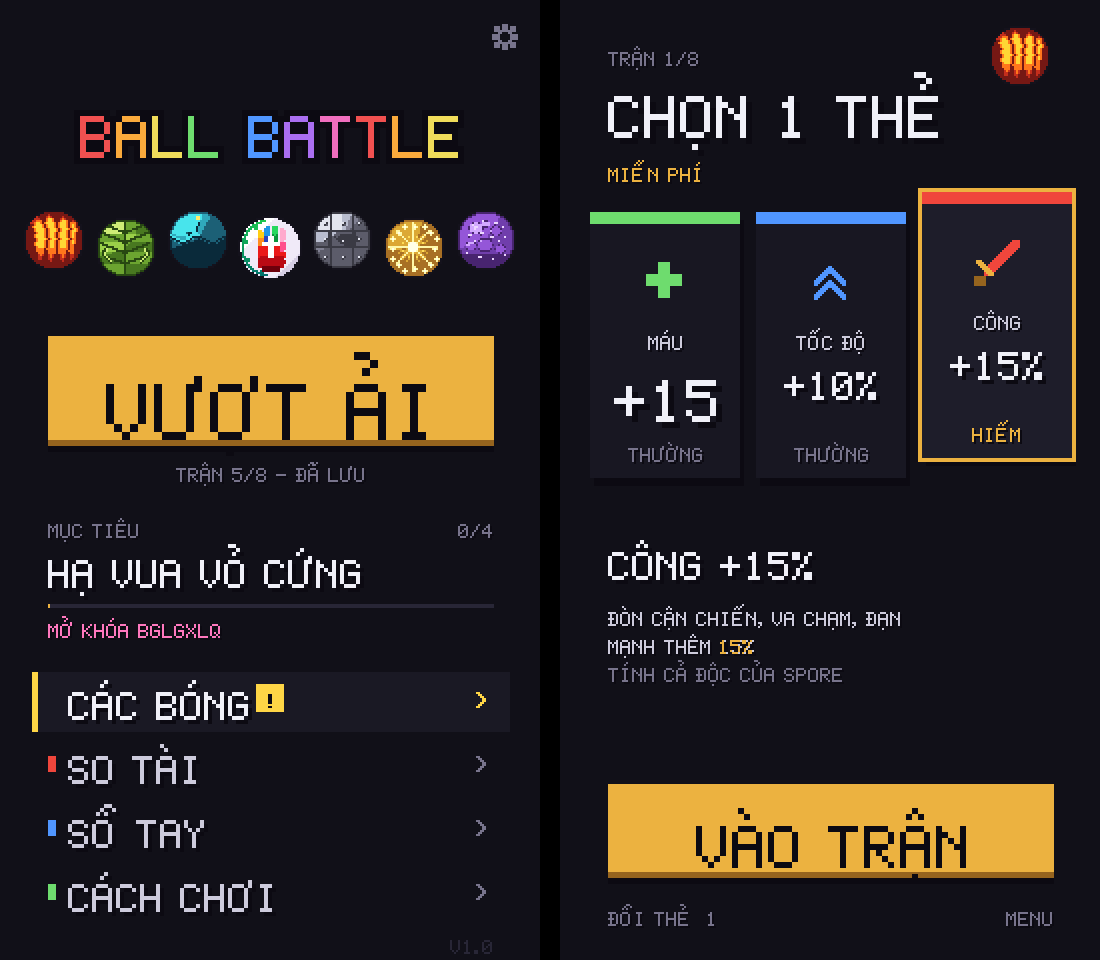

Recreate this plot in Python.
"""UI-2 mock: menu + card pick in the 'minimal roguelite' style, at the game's 270x480, saved x3.
No boxes around everything: big type, whitespace, one strong colour per action, chunky slabs with a drop shadow."""
import sys
sys.path.insert(0, '/tmp/claude-0/web/trailer')
from PIL import Image, ImageDraw
import pixeltext as pt

W, H, S = 270, 480, 3
BG = (17, 16, 24, 255)
INK = (12, 10, 18, 255)
WHITE = (240, 240, 248, 255)
DIM = (120, 116, 140, 255)
FAINT = (40, 38, 54, 255)
GOLD = (236, 178, 64, 255)
GOLD_DK = (150, 100, 30, 255)
PINK, GREEN, BLUE, YELLOW, RED = (255, 120, 190, 255), (110, 220, 110, 255), (80, 150, 255, 255), (255, 214, 70, 255), (240, 70, 60, 255)
RAIN = [(240, 80, 80, 255), (250, 170, 60, 255), (240, 220, 90, 255), (110, 220, 110, 255), (80, 150, 255, 255), (170, 110, 240, 255), (240, 110, 190, 255)]
SPR = '/mnt/user-data/uploads/ball-battle/BallBattleUnity/Assets/Art/Sprites/ball_{}.png'


def canvas():
    im = Image.new('RGBA', (W, H), BG)
    return im, ImageDraw.Draw(im)


def text(im, s, x, y, scale, col, align='l', shadow=True):
    w, _ = pt.measure(s, scale)
    if align == 'c': x = x - w // 2
    if align == 'r': x = x - w
    pt.draw(im, s, x, y, scale, col, shadow=INK if shadow else None)
    return w


def label_in(im, s, box, scale, col):
    """Centre the real ink of a label (marks included) inside the slab face box = (x0, y0, x1, y1)."""
    tmp = Image.new('RGBA', (W, H), (0, 0, 0, 0))
    pt.draw(tmp, s, 0, 0, scale, col, shadow=None)
    l, t, r, b = tmp.getbbox()
    x = (box[0] + box[2] + 1 - (r - l)) // 2 - l
    y = (box[1] + box[3] + 1 - (b - t)) // 2 - t
    pt.draw(im, s, x, y, scale, col, shadow=None)


def slab(d, x0, y0, x1, y1, fill, shade):
    """A chunky button: flat colour, 3 px darker lip at the bottom, no outline."""
    d.rectangle([x0, y0 + 3, x1, y1 + 3], fill=INK)
    d.rectangle([x0, y0, x1, y1], fill=shade)
    d.rectangle([x0, y0, x1, y1 - 3], fill=fill)


def ball(im, bid, x, y):
    sp = Image.open(SPR.format(bid)).convert('RGBA')
    im.alpha_composite(sp, (x, y))


def gear(d, cx, cy, col):
    for dx, dy in [(0, -5), (0, 5), (-5, 0), (5, 0), (-4, -4), (4, 4), (-4, 4), (4, -4)]:
        d.rectangle([cx + dx - 1, cy + dy - 1, cx + dx + 1, cy + dy + 1], fill=col)
    d.ellipse([cx - 4, cy - 4, cx + 4, cy + 4], fill=col)
    d.ellipse([cx - 2, cy - 2, cx + 2, cy + 2], fill=BG)


def chevron(d, x, y, col):
    for i in range(4):
        d.point((x + i, y + i), fill=col); d.point((x + i, y + 7 - i), fill=col)
        d.point((x + i + 1, y + i), fill=col); d.point((x + i + 1, y + 7 - i), fill=col)


def menu():
    im, d = canvas()
    gear(d, 252, 18, DIM)
    # title: big rainbow letters, ball parade under it
    t = 'BALL BATTLE'
    cols, k = [], 0
    for ch in t:
        cols.append(RAIN[k % 7] if ch != ' ' else WHITE); k += ch != ' '
    w, _ = pt.measure(t, 3)
    pt.draw(im, t, (W - w) // 2, 46, 3, cols, outline=True)
    ids = ['blade', 'fang', 'pike', 'chorus', 'brawler', 'volley', 'venom']
    x0 = (W - (len(ids) * 32 + (len(ids) - 1) * 4)) // 2
    for i, b in enumerate(ids):
        ball(im, b, x0 + i * 36, 104 + (4 if i % 2 else 0))
    # primary action: one gold slab, the only filled thing on the screen
    slab(d, 24, 168, 246, 222, GOLD, GOLD_DK)
    label_in(im, 'VƯỢT ẢI', (24, 168, 246, 219), 4, INK)
    text(im, 'TRẬN 5/8 - ĐÃ LƯU', 135, 230, 1, DIM, 'c')
    # next goal: no box, a label, one line, a thin bar
    text(im, 'MỤC TIÊU', 24, 258, 1, DIM)
    text(im, '0/4', 246, 258, 1, DIM, 'r')
    text(im, 'HẠ VUA VỎ CỨNG', 24, 272, 2, WHITE)
    d.rectangle([24, 302, 246, 303], fill=FAINT)
    d.rectangle([24, 302, 24 + 0, 303], fill=GOLD)
    text(im, 'MỞ KHÓA BGLGXLQ', 24, 308, 1, PINK)
    # secondary actions: a plain list, big type, a colour tick each, chevrons; the first is 'hovered'
    items = [('CÁC BÓNG', YELLOW, True), ('SO TÀI', RED, False), ('SỔ TAY', BLUE, False), ('CÁCH CHƠI', GREEN, False)]
    y = 340
    for i, (label, col, badge) in enumerate(items):
        if i == 0:
            d.rectangle([16, y - 4, 254, y + 25], fill=(26, 25, 36, 255))
            d.rectangle([16, y - 4, 18, y + 25], fill=col)
        else:
            d.rectangle([24, y + 6, 27, y + 13], fill=col)
        text(im, label, 34, y - 2, 2, WHITE if i == 0 else (205, 203, 220, 255))
        if badge:
            bw = pt.measure(label, 2)[0]
            d.rectangle([38 + bw, y + 2, 51 + bw, y + 15], fill=YELLOW)
            text(im, '!', 45 + bw, y + 3, 1, INK, 'c', shadow=False)
        chevron(d, 238, y + 6, DIM if i else col)
        y += 32
    text(im, 'V1.0', 246, 466, 1, FAINT, 'r', shadow=False)
    return im


def icon_plus(d, x, y, col):
    d.rectangle([x + 9, y + 3, x + 14, y + 20], fill=col); d.rectangle([x + 3, y + 9, x + 20, y + 14], fill=col)


def icon_speed(d, x, y, col):
    for k in (0, 7):
        for i in range(8):
            d.rectangle([x + 4 + i, y + 12 - i + k, x + 5 + i, y + 14 - i + k], fill=col)
            d.rectangle([x + 18 - i, y + 12 - i + k, x + 19 - i, y + 14 - i + k], fill=col)


def icon_sword(d, x, y, col):
    for i in range(15):
        d.rectangle([x + 6 + i, y + 16 - i, x + 9 + i, y + 19 - i], fill=col)
    for i in range(7):
        d.rectangle([x + 2 + i, y + 12 + i, x + 4 + i, y + 13 + i], fill=GOLD)
    d.rectangle([x + 1, y + 20, x + 6, y + 24], fill=GOLD_DK)


def cards():
    im, d = canvas()
    text(im, 'TRẬN 1/8', 24, 22, 1, DIM)
    ball(im, 'blade', 214, 12)
    text(im, 'CHỌN 1 THẺ', 24, 36, 3, WHITE)
    text(im, 'MIỄN PHÍ', 24, 80, 1, GOLD)
    data = [('MÁU', '+15', GREEN, icon_plus, 'THƯỜNG'), ('TỐC ĐỘ', '+10%', BLUE, icon_speed, 'THƯỜNG'), ('CÔNG', '+15%', RED, icon_sword, 'HIẾM')]
    cw, ch, gap = 74, 132, 9
    x = (W - 3 * cw - 2 * gap) // 2
    for i, (name, val, col, icon, rar) in enumerate(data):
        sel = i == 2
        y = 106 - (10 if sel else 0)
        d.rectangle([x + 2, y + 4, x + cw + 2, y + ch + 4], fill=INK)               # shadow
        d.rectangle([x, y, x + cw, y + ch], fill=(30, 29, 42, 255) if sel else (24, 23, 34, 255))
        d.rectangle([x, y, x + cw, y + 5], fill=col)                                # colour band, no outline
        if sel:
            d.rectangle([x - 2, y - 2, x + cw + 2, y + ch + 2], outline=GOLD, width=2)
        icon(d, x + cw // 2 - 12, y + 22, col)
        text(im, name, x + cw // 2, y + 58, 1, (205, 203, 220, 255), 'c')
        text(im, val, x + cw // 2, y + 72, 3 if len(val) < 4 else 2, WHITE, 'c')
        text(im, rar, x + cw // 2, y + ch - 18, 1, GOLD if rar == 'HIẾM' else DIM, 'c')
        x += cw + gap
    # the chosen card explained, plain text on the background
    y = 268
    text(im, 'CÔNG +15%', 24, y, 2, WHITE)
    text(im, 'ĐÒN CẬN CHIẾN, VA CHẠM, ĐẠN', 24, y + 34, 1, (205, 203, 220, 255))
    text(im, 'MẠNH THÊM 15%', 24, y + 48, 1, (205, 203, 220, 255))
    w = pt.measure('MẠNH THÊM ', 1)[0]
    text(im, '15%', 24 + w, y + 48, 1, GOLD)
    text(im, 'TÍNH CẢ ĐỘC CỦA SPORE', 24, y + 62, 1, DIM)
    # actions: one gold slab, the reroll is just text
    slab(d, 24, 392, 246, 438, GOLD, GOLD_DK)
    label_in(im, 'VÀO TRẬN', (24, 392, 246, 435), 3, INK)
    text(im, 'ĐỔI THẺ  1', 24, 452, 1, DIM)
    text(im, 'MENU', 246, 452, 1, DIM, 'r')
    return im


def save(im, path):
    im.resize((W * S, H * S), Image.NEAREST).convert('RGB').save(path)


if __name__ == '__main__':
    out = sys.argv[1]
    m, c = menu(), cards()
    save(m, out + '/ui2-menu.png'); save(c, out + '/ui2-cards.png')
    both = Image.new('RGBA', (W * 2 + 10, H), (0, 0, 0, 255))
    both.paste(m, (0, 0)); both.paste(c, (W + 10, 0))
    both.resize(((W * 2 + 10) * 2, H * 2), Image.NEAREST).convert('RGB').save(out + '/ui2-mock.png')
